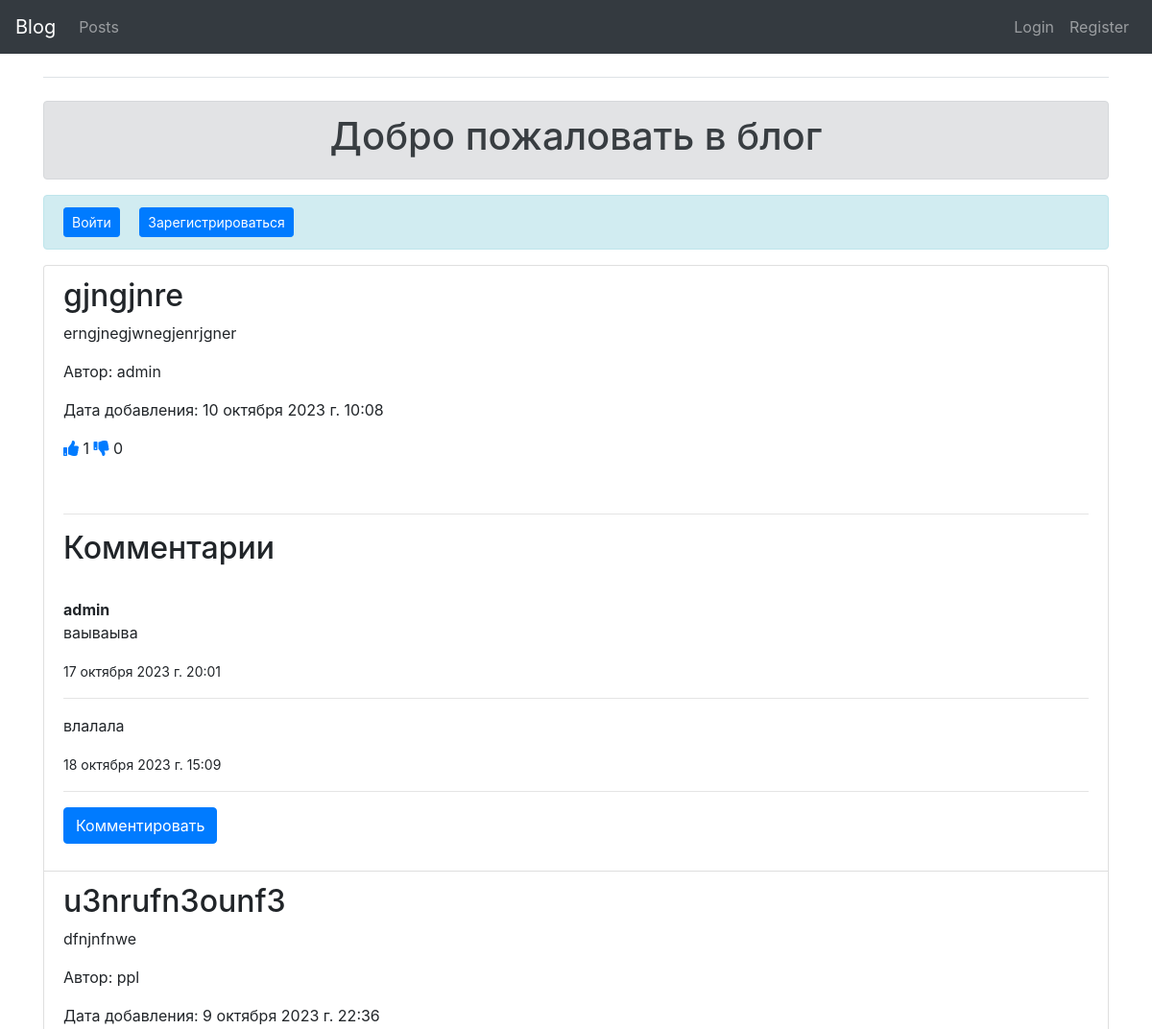
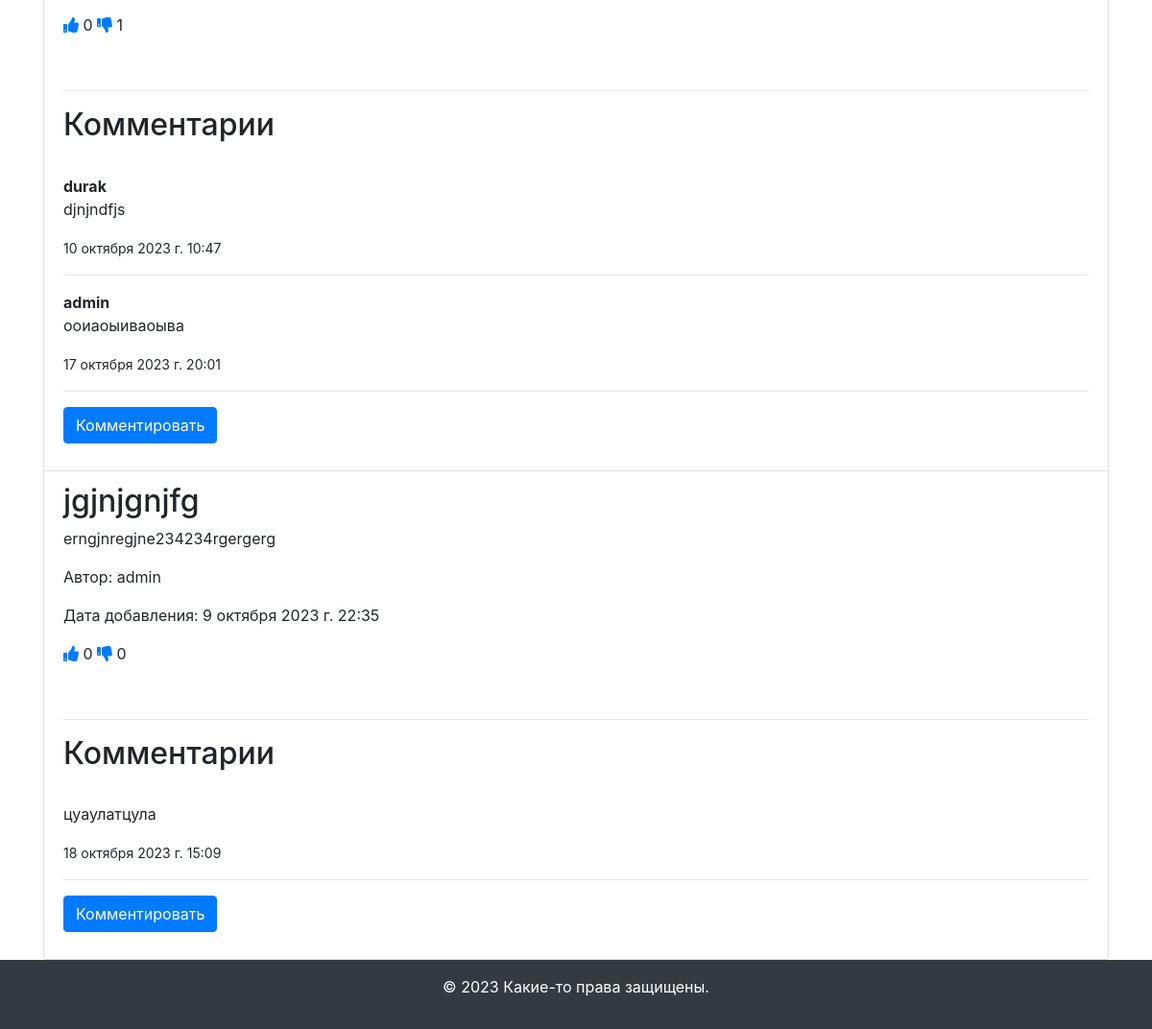
The page / on the database its author committed (2 pictures, top to bottom).
### blogs/models.py (models this page shows, shortened)
class BlogPost(models.Model):
    title = models.CharField(max_length=200)
    text = models.TextField()
    date_added = models.DateTimeField(auto_now_add=True)
    author = models.ForeignKey(User, on_delete=models.CASCADE)
    likes = models.ManyToManyField(User, related_name='liked_posts', blank=True)
    dislikes = models.ManyToManyField(User, related_name='disliked_posts', blank=True)

class Comment(models.Model):
    post = models.ForeignKey(BlogPost, related_name="comments", on_delete=models.CASCADE)
    name = models.CharField(max_length=256)
    body = models.TextField()
    date_added = models.DateTimeField(auto_now_add=True)

### blogs/views.py (the view)
# urls.py: 2. Add a URL to urlpatterns:  path('', views.home, name='home')
def home(request):
    blog_posts = BlogPost.objects.order_by('-date_added')
    current_year = datetime.now().year
    return render(request, 'blogs/home.html', {'blog_posts': blog_posts})

### blogs/templates/blogs/home.html (shortened to what this page needs)
{% extends "blogs/base.html" %}
{% load bootstrap4 %}
{% block content %}
	<div class="alert alert-secondary text-center" role="alert">
		<h1 class="display-6">Добро пожаловать в блог</h1>
	</div>
    {% if user.is_authenticated %}
    <div class="alert alert-success d-flex justify-content-between align-items-center">
        <p class="mb-0">Вы вошли как <strong>{{ user.username }}</strong></p>
        <a href="{% url 'user_logout' %}" class="btn btn-danger btn-sm">Выход</a>
    </div>
		<a href="{% url 'create_post' %}" class="btn btn-success btn-lg mb-3 btn-block">Создать новую запись</a>
{% else %}
    <div class="alert alert-info">
        <p class="mb-0">
            <a href="{% url 'login' %}" class="btn btn-primary btn-sm mr-2">Войти</a>
            <a href="{% url 'register' %}" class="btn btn-primary btn-sm ml-2">Зарегистрироваться</a>
        </p>
    </div>
{% endif %}
    <ul class="list-group">
        {% for post in blog_posts %}
            <li class="list-group-item">
                <h2>{{ post.title }}</h2>
                <p>{{ post.text }}</p>
                <p>Автор: {{ post.author.username }}</p>
                <p>Дата добавления: {{ post.date_added }}</p>
                <p>
                    <link rel="stylesheet" href="https://cdnjs.cloudflare.com/ajax/libs/font-awesome/5.15.3/css/all.min.css">
                  <a href="{% url 'like_post' post.id %}">
                    <i class="fas fa-thumbs-up"></i>
                  </a>
                  <span id="likes_count_{{ post.id }}">{{ post.likes.count }}</span>
                  <a href="{% url 'dislike_post' post.id %}">
                    <i class="fas fa-thumbs-down"></i>
                  </a>
                  <span id="dislikes_count_{{ post.id }}">{{ post.dislikes.count }}</span>
                </p>
                <br>
                <hr>
                <h2 class="display-6">Комментарии</h2>
            <br>
                {% if not post.comments.all %}
                    Комментарии отсутствуют
                </a>
                {% else %}
                    {% for comment in post.comments.all %}
                        <strong> {{ comment.name }} </strong>
                        <p> {{ comment.body }} </p>
                        <p><small>{{ comment.date_added }}</small></p>
                        <hr>
                    {% endfor %}
                {% endif %}
                <p><a class="btn btn-primary" href="{% url 'add_comment' post.id %}">Комментировать</a></p>
            </li>
        {% endfor %}
    </ul>
{% endblock %}

### blogs/templates/blogs/base.html (shortened to what this page needs)
{% load bootstrap4 %}
{% load static %}
<!DOCTYPE html>
<html lang="en">
<head>
    {% bootstrap_css %}
	 <link rel="stylesheet" href="{% static 'css/sticky-footer.css' %}">
</head>
<body>
    <nav class="navbar navbar-expand-md navbar-dark bg-dark mb-4">
        <a class="navbar-brand" href="{% url 'home' %}">Blog</a>
        <div class="collapse navbar-collapse" id="navbarCollapse">
            <ul class="navbar-nav mr-auto ">
                <li class="nav-item">
                    <a class="nav-link" href="{% url 'home' %}">Posts</a>
                </li>
            </ul>
            {% if user.is_authenticated %}
            <ul class="navbar-nav">
                <li class="nav-item">
                    <span class="navbar-text">{{ user }}</span>
                </li>
                <li class="nav-item">
                    <a class="nav-link" href="{% url 'user_logout' %}">Logout</a>
                </li>
            </ul>
            {% else %}
            <ul class="navbar-nav">
                <li class="nav-item">
                    <a class="nav-link" href="{% url 'login' %}">Login</a>
                </li>
                <li class="nav-item">
                    <a class="nav-link" href="{% url 'register' %}">Register</a>
                </li>
            </ul>
            {% endif %}
        </div>
    </nav>
<main class="container">
    <div class="pb-0 mb-4 border-bottom">
    </div>
    <div>
        {% block content %}{% endblock content %}
    </div>
</main>
<footer class="footer mt-auto py-3 bg-dark text-white">
    <div class="container text-center">
        <p>&copy; <span id="currentYear"></span> Какие-то права защищены.</p>
    </div>
</footer>
</body>
</html>

### blogs/static/css/sticky-footer.css (style rules this page uses)
html, body { height: 100%; }
.container { min-height: 100%; }
.footer { margin-top: auto; }

### rows shown on the page
BlogPost: title "gjngjnre", text "erngjnegjwnegjenrjgner", author.username "admin", date_added "10 октября 2023 г. 10:08", likes.count "1", dislikes.count "0"
Comment: name "admin", body "ваываыва", date_added "17 октября 2023 г. 20:01"
Comment: body "влалала", date_added "18 октября 2023 г. 15:09"
BlogPost: title "u3nrufn3ounf3", text "dfnjnfnwe", author.username "ppl", date_added "9 октября 2023 г. 22:36", likes.count "0", dislikes.count "1"
Comment: name "durak", body "djnjndfjs", date_added "10 октября 2023 г. 10:47"
Comment: name "admin", body "ооиаоыиваоыва", date_added "17 октября 2023 г. 20:01"
BlogPost: title "jgjnjgnjfg", text "erngjnregjne234234rgergerg", author.username "admin", date_added "9 октября 2023 г. 22:35", likes.count "0", dislikes.count "0"
Comment: body "цуаулатцула", date_added "18 октября 2023 г. 15:09"
